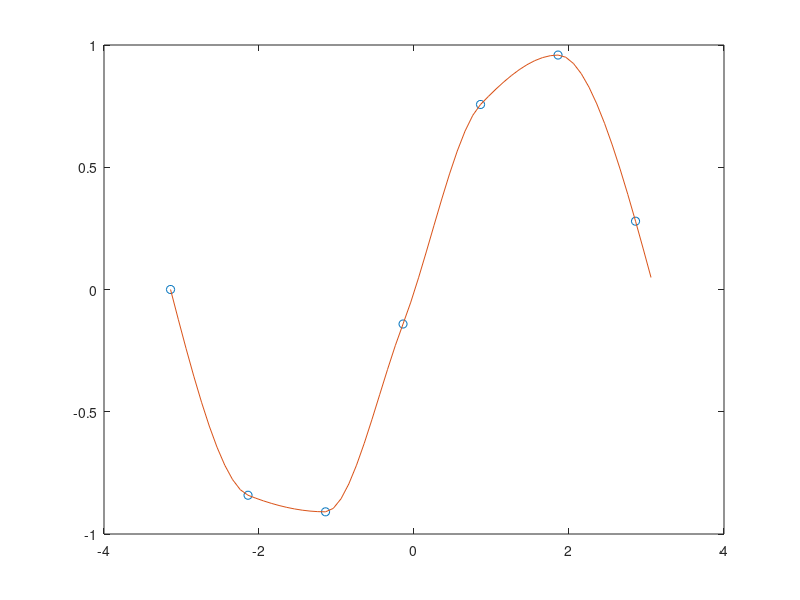
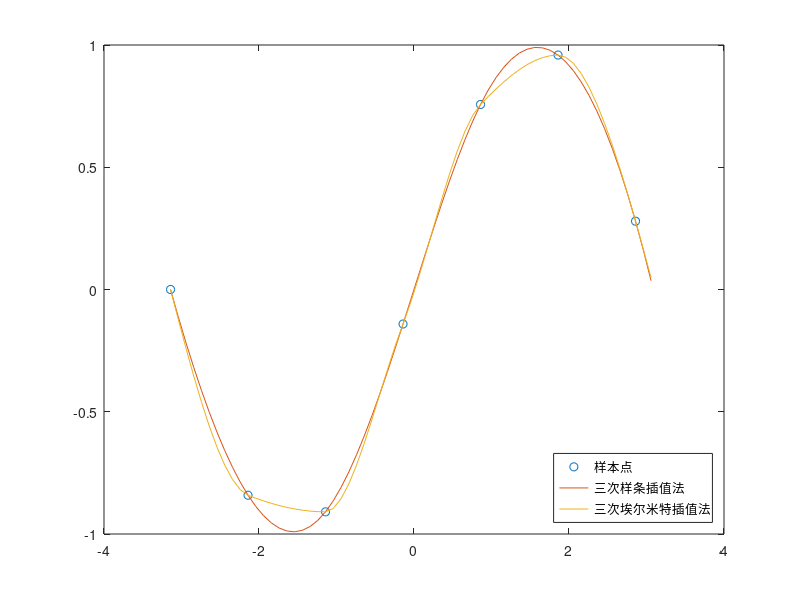

MATLAB code for these plots, in order: (Note: this script raises an error after producing the figures.)
% PCHIP 分段三次埃尔米特插值法
x=-pi:pi;
y=sin(x);
new_x=-pi:0.1:pi;
p_pchip=pchip(x,y,new_x);
figure(1);
plot(x,y,'o',new_x,p_pchip);

% spline 三次样条插值法
p_spline=spline(x,y,new_x);
figure(2);
plot(x,y,'o',new_x,p_spline,new_x,p_pchip);
legend('样本点','三次样条插值法','三次埃尔米特插值法','Location','southeast');

% interpn n维数据的插值
% 此处可以为多个x，对应一个y，即多维
p_interpn=interpn(x,y,new_x,'spline');
figure(3);
plot(x,y,'o',new_x,p_interpn);

% 插值法作为预测方式
population=[133126,133770,134413,135069,135738,136427,137122,137866,138639, 139538];
year = 2009:2018;
guess_year=2019:2021;
p1=pchip(year,population,guess_year);
p2=spline(year,population,guess_year);
figure(4);
plot(year,population,'o',guess_year,p1,'b*-',guess_year,p2,'r*-')




